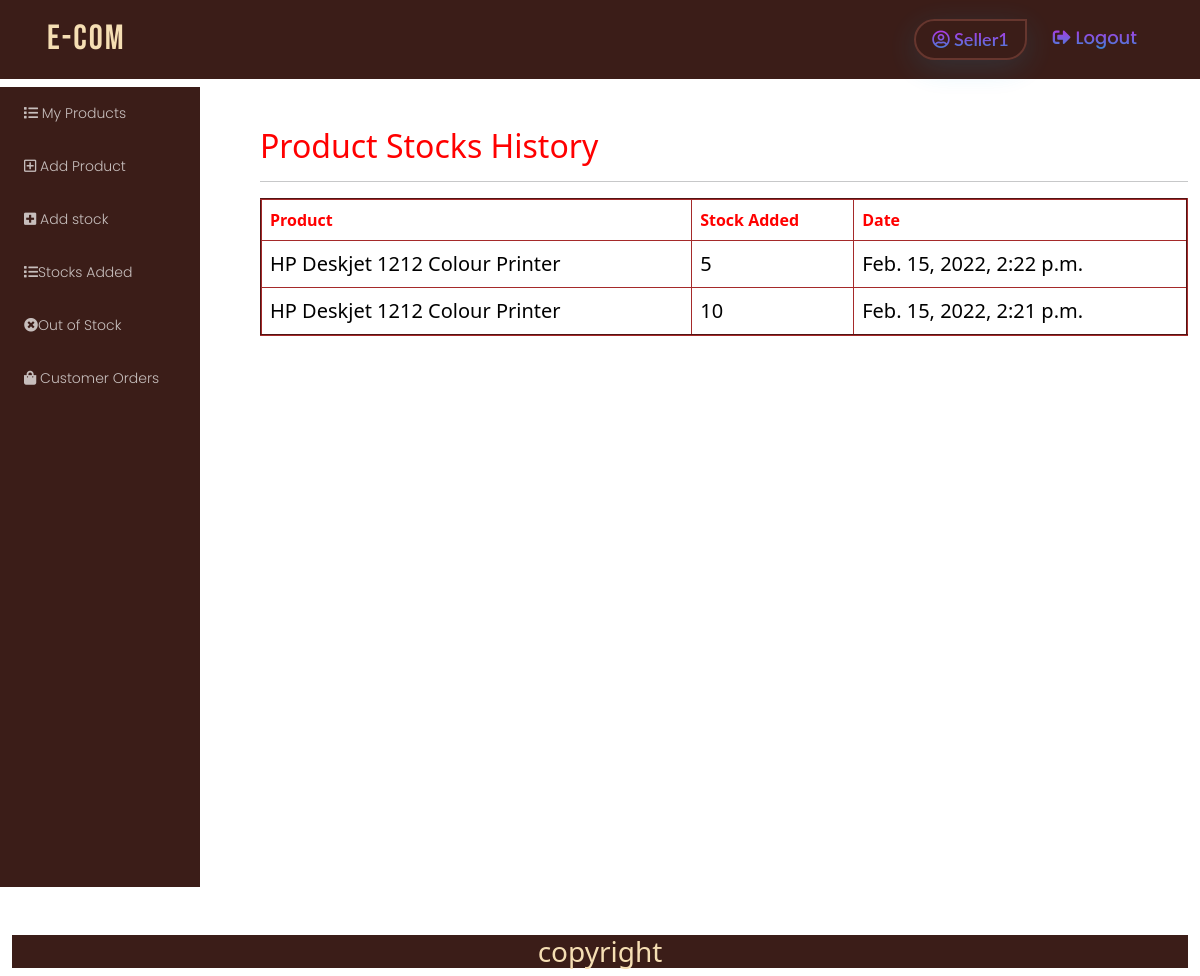
The page /seller/stockavailable (signed in) on the database as committed earlier.
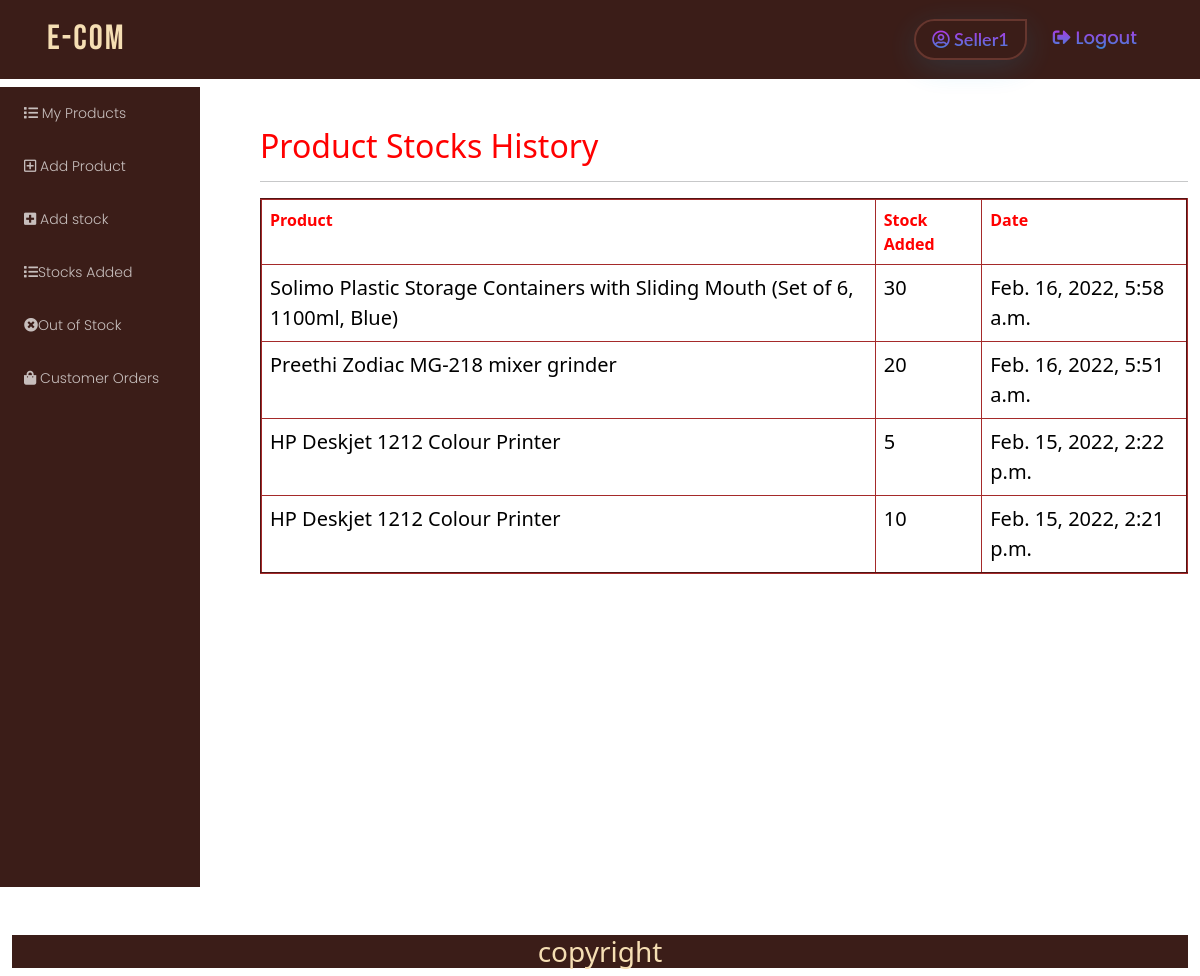
The same page on the database as committed later.
### seller/models.py (models this page shows, shortened)
class ProductStock(Abstractmodels):
    stock_available = models.PositiveIntegerField(default=0, help_text='No: of Product Available')
    product = models.ForeignKey(Product, on_delete=models.CASCADE, related_name='productstock')
    user = models.ForeignKey(User, on_delete=models.CASCADE, related_name='stockadder')
    class Meta:
        ordering = ['-created_date']

class Product(Abstractmodels):
    name = models.CharField(max_length=120, verbose_name='Product Name')
    brand = models.CharField(max_length=120, verbose_name='Brand Name', blank=True)
    price = models.PositiveIntegerField(default=0)
    details = models.CharField(max_length=1000, verbose_name='Details of Product')
    image = models.ImageField(upload_to='product_images')
    category = models.ForeignKey(Category, on_delete=models.CASCADE, related_name='category')
    user = models.ForeignKey(User, on_delete=models.CASCADE, related_name='seller')
    stock = models.PositiveIntegerField(default=0)
    class Meta:
        ordering = ['-created_date']
    def __str__(self):
        return self.name

### seller/views.py (the view)
# urls.py: path('stockavailable', views.StockView.as_view(), name='stockavailable'),
class StockView(ListView):
    model = ProductStock
    template_name = 'seller/stock_history.html'
    context_object_name = 'stocks'
    def get_queryset(self):
        return ProductStock.objects.filter(user=self.request.user)

### templates/seller/stock_history.html
<!DOCTYPE html>
{%extends 'seller/baseadmin.html'%}
{%load static%}
  {% block body_block %}
<div class="mt-5 ms-5">
    <h2 class="" style="color: red">Product Stocks History</h2>
            <hr>
<table class="table table-bordered" border="2px">
      <tr>
        <th>Product</th>
        <th>Stock Added</th>
        <th>Date</th>
      </tr>
{%for stock in stocks%}
<tr>
    <td>{{stock.product}}</td>
    <td>{{stock.stock_available}}</td>
    <td> {{stock.created_date}}</td>
</tr>
{%endfor%}
</table>
</div>
  {% endblock %}

Rows that differ between the two databases and show on the page:
added ProductStock: product "Solimo Plastic Storage Containers with Sliding Mouth (Set of 6, 1100ml, Blue)", stock_available "30", created_date "Feb. 16, 2022, 5:58 a.m."
added ProductStock: product "Preethi Zodiac MG-218 mixer grinder", stock_available "20", created_date "Feb. 16, 2022, 5:51 a.m."
